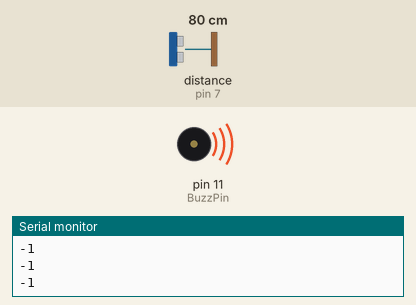
A sketch run on a simulated Arduino Uno, built with avr-gcc and run on an emulated ATmega328P. On the bench: buzzer (waves = sounding, pin HIGH), the last lines printed to the serial monitor. Wiring (inferred from the names in the program): ultrasonic range finder: trigger pin 8; echo pin 7. Inputs (shaded band) come from the test bench; at power-on: distance to the obstacle (sensor on pin 7) 80 cm. The echo pulse lasts 58.3 µs per cm; pins used as bus, display or sensor lines are not drawn.

Above: at 1.2 s.
1.3 s: distance to the obstacle (sensor on pin 7) set to 11 cm
2.8 s: distance to the obstacle (sensor on pin 7) set to 8 cm
At 3.1 s:
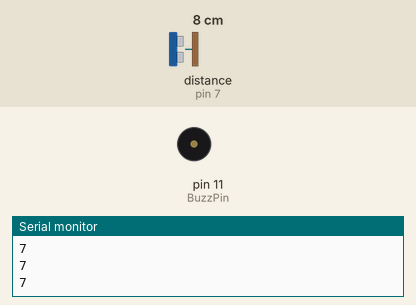
4.3 s: distance to the obstacle (sensor on pin 7) set to 18 cm
At 5.5 s:
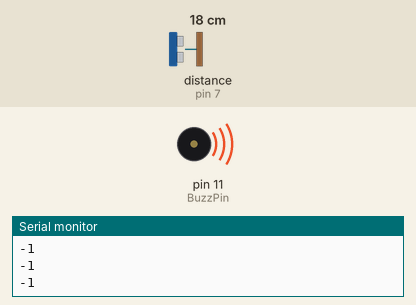
5.8 s: distance to the obstacle (sensor on pin 7) set to 2 cm
At 6.5 s:
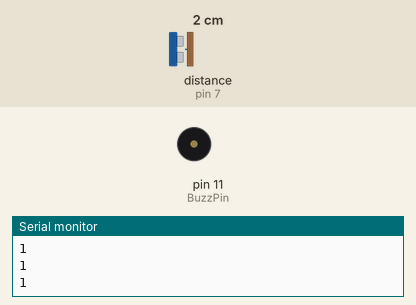
Timing chart, 0 to 8.3 s (numbered marks = the images above; inputs shaded):
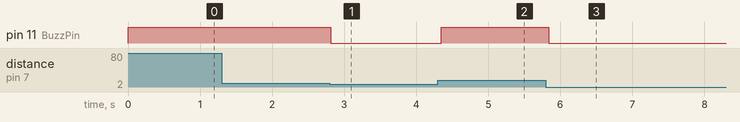

Measured:
- the behaviour switches between 10 and 9 cm on distance to the obstacle (sensor on pin 7) (found by bisection; images 0 and 1)
- after the input at 2.8 s, pin 11 (BuzzPin): HIGH → LOW at once
- after the input at 4.3 s, pin 11 (BuzzPin): LOW → HIGH at once
- after the input at 5.8 s, pin 11 (BuzzPin): HIGH → LOW at once

The sketch:

ultrasonic_and_Buzzer.ino
```cpp
#define echoPin 7 // Echo Pin
#define trigPin 8 // Trigger Pin
#define BuzzPin 11 // Onboard LED
int maximumRange = 100; // Maximum range needed
int minimumRange = 10; // Minimum range needed
long duration, distance; // Duration used to calculate distance
void setup() {
Serial.begin (9600);
pinMode(trigPin, OUTPUT);
pinMode(echoPin, INPUT);
pinMode(BuzzPin, OUTPUT);
}
void loop() {

digitalWrite(trigPin, LOW);
delayMicroseconds(2);
digitalWrite(trigPin, HIGH);
delayMicroseconds(10);
digitalWrite(trigPin, LOW);
duration = pulseIn(echoPin, HIGH);
//Calculate the distance (in cm) based on the speed of sound.
distance = duration/58.2;
if (distance <= maximumRange && distance >= minimumRange){
/* Send a negative number to computer and Turn BUZZER ON
to indicate "out of range" */
Serial.println("-1");
digitalWrite(BuzzPin, HIGH);
}
else {
/* Send the distance to the computer using Serial protocol, and
turn Buzzer OFF to indicate successful reading. */
Serial.println(distance);
digitalWrite(BuzzPin, LOW);
}
//Delay 50ms before next reading.
delay(50);
}
```
